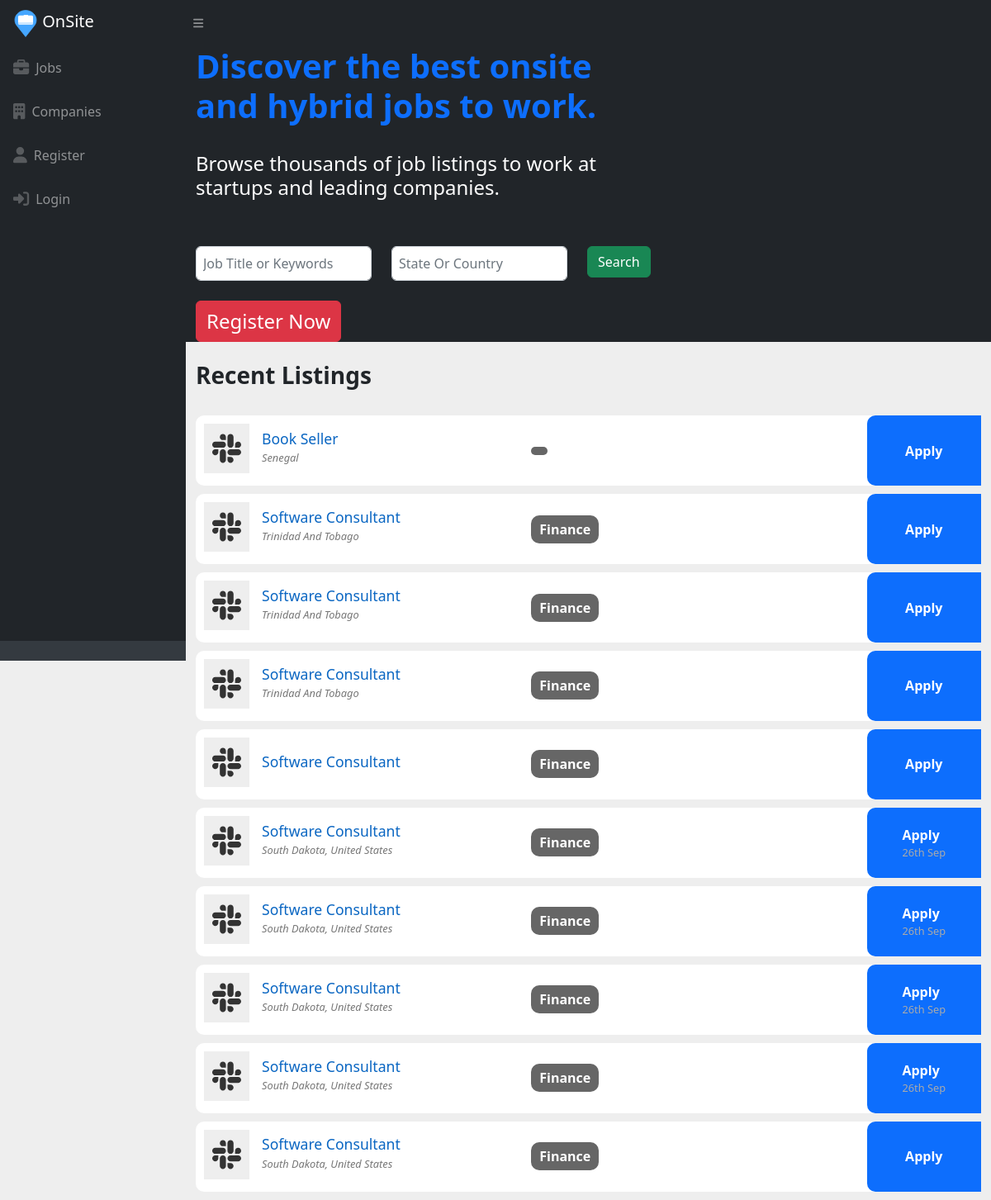
/, run on an earlier commit of the app's database.
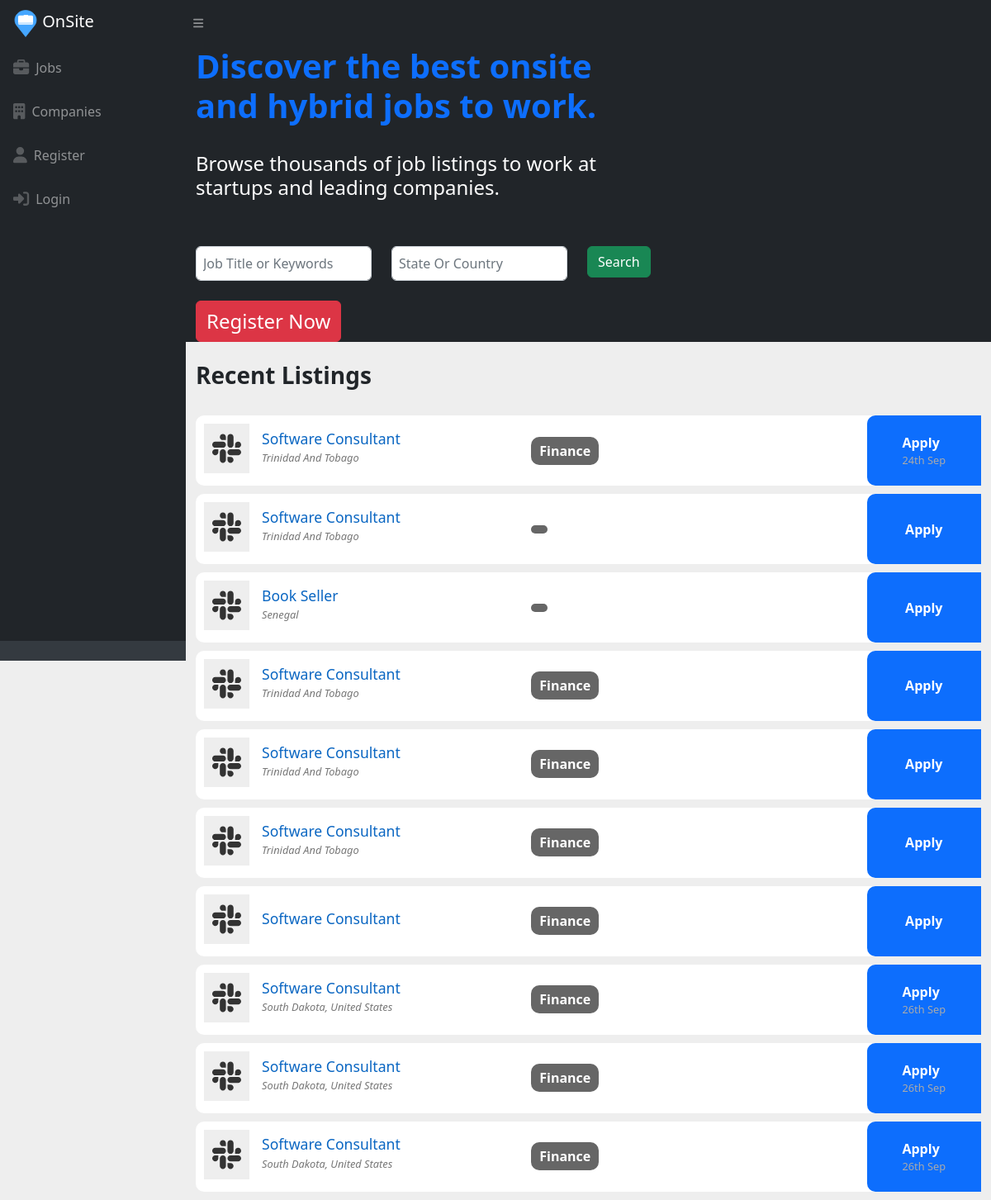
And on a later commit of the database.
### app/models/job.py (models this page shows)
class JobHead(models.Model):
    title = models.ForeignKey(JobTitle, null=True, on_delete=models.SET_NULL)
    other_title =  models.CharField(max_length=255, null=True)
    location = models.ForeignKey(Location, on_delete=models.SET_NULL, null=True)
    department = models.ForeignKey(Department, on_delete=models.SET_NULL, null=True)
    other_department =  models.CharField(max_length=255, null=True)
    posted_on = models.DateTimeField(auto_now_add=True)
    salary_min = models.IntegerField(null=True)
    salary_max = models.IntegerField(null=True)
    experience_level =   models.CharField(max_length=15, choices=EXP_LEVEL, default="any")
    active_from = models.DateField(null=True)
    active_to = models.DateField(null=True)
    draft = models.BooleanField(default=False)
    created_by =  models.ForeignKey(User, on_delete=models.SET_NULL,null=True,  related_name="created_by")

### app/models/job_title.py (models this page shows, shortened)
class JobTitle(models.Model):
    name = models.CharField(max_length=100, unique=True)
    class Meta:
        indexes = [
            models.Index(fields=['name']),
        ]

### app/models/location.py (models this page shows)
class Location(models.Model):
    name = models.CharField(max_length=100, unique=True)
    loc_tyep = models.IntegerField()
    class Meta:
        indexes = [
            models.Index(fields=['name']),
        ]

### app/models/department.py (models this page shows)
class Department(models.Model):
    name = models.CharField(max_length=100, unique=True)

### app/public/views.py (the view)
# urls.py: path("", views.index, name="index"),
def index(request):
    jobs = JobHead.objects.order_by('-id')[0:10]
    return render(request , "public/landing.html", {"jobs" : jobs})

### templates/public/landing.html (shortened to what this page needs)
{% extends "../base.html"%}
{%load static%}
{% block body_block %}
<div id="layoutSidenav_content">
    <main>
        <div class="container-fluid bg-dark text-white" id="landing">
            <div class="row">
                <div class="col-sm-7">
                    <div class="content">
                        <h1><b>Discover the best onsite and hybrid jobs to work.</b></h1>
                        <br>
                        <h4>Browse thousands of job listings to work at startups and leading companies.</h4>
                    </div>
                    <br>
                    <form action="/jobs">
                        <div class="row">
                            <div class="col-sm-5">
                                <br>
                                <div>
                                    <input type="text" name="job_title" class="form-control p-2" placeholder="Job Title or Keywords">
                                </div>
                            </div>
                            <div class="col-sm-5">
                                <br>
                                <div id="location">
                                    <input type="text" placeholder="State or Country" class="form-control capitalize p-2" onfocus="focusDrop(this)" onblur="setTimeout(() => {blurDrop('location')}, 500);" onkeyup="debouncedOnInput(this, 'search_location_ajax')">
                                </div>
                            </div>
                            <div class="col-sm-2">
                                <br>
                                <button class="btn btn-success">Search</button>
                            </div>
                        </div>
                    </form>
                    <br>
                    <a type="button" class="btn btn-danger sign_up"  href="/register">
                        Register Now
                    </a>
                </div>
                <div class="col-sm-5 text-center">
                </div>
            </div>
        </div>
        <div class="container-fluid" id="recent_listings">
            <br>
            <h3><b>Recent Listings</b></h3>
            <br>
            {% for x in jobs %}
            <a href="/jobs/job/{{x.id}}/{{x.title.name}}">
                <div class="job">
                    <div class="row">
                        <div class="col sm-5 job_apply_head capitalize">
                            <div class="icon"><i class="fa-brands fa-slack"></i></div>
                            <div>
                                <h6 class="title">{{x.title.name}} </h6>
                                <div class="location "><em>{{x.location.name}}</em> </div>
                            </div>
                        </div>
                        <div class="col-sm-5 capitalize department">
                            <b>{{x.department.name}}</b>
                        </div>
                        <div class="col-sm-2 apply">
                            <div>
                                <div>
                                    <b>Apply </b> <br>
                                    <div class="deadline">{{x.active_to|date:"dS M" }}</div>
                                </div>
                            </div>
                        </div>
                    </div>
                </div>
            </a>
            {% endfor %}
        </div>
    </main>
</div>
{% endblock %}

What changed in the data, as far as the page shows it:
no longer on this page (row unchanged): JobHead: title.name "Software Consultant", location.name "South Dakota, United States", department.name "Finance", active_to "26th Sep"
no longer on this page (row unchanged): JobHead: title.name "Software Consultant", location.name "South Dakota, United States", department.name "Finance"
added JobHead: title.name "Software Consultant", location.name "Trinidad And Tobago", department.name "Finance", active_to "24th Sep"
added JobHead: title.name "Software Consultant", location.name "Trinidad And Tobago"
